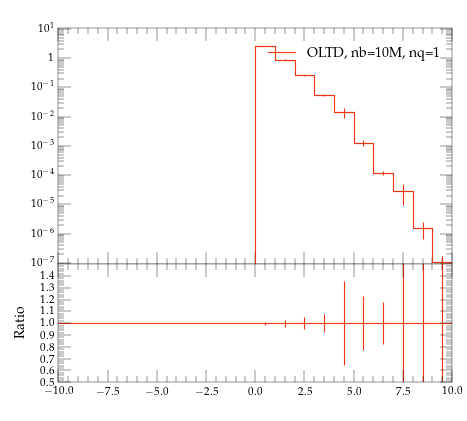

This figure's Python source:
#! /usr/bin/env python

# This Python script was auto-generated using YODA v2.0.0.
# Analysis object: /evtb/inc_bg_deta
# Timestamp: 13-04-2024 (01:44:13)

import matplotlib as mpl
import matplotlib.pyplot as plt
mpl.use('Agg') # comment out for interactive use
import os
import numpy as np

plotDir = os.path.split(os.path.realpath(__file__))[0]
if 'YODA_USER_PLOT_PATH' in globals():
    plot_outdir = globals()['YODA_USER_PLOT_PATH']
else:
    plot_outdir = plotDir

#plot style
plt.style.use(os.path.join(plotDir, '../default.mplstyle'))
# plot metadata
figW, figH = plt.rcParams['figure.figsize']
ax_xLabel = r''
ax_yLabel = r''
ax_title  = r''
ax_xScale = 'linear'
ax_yScale = 'log'
xLims = (-10.0, 10.0)
yLims = (9e-08, 11.0)

# TeX-friendly labels for the legend
labels = [ r"OLTD, nb=10M, nq=1" ]

# Create figure and axis objects
fig, (ax, ratio0_ax) = plt.subplots(2, 1, sharex=True,
                  figsize=(figW,figH), gridspec_kw={'height_ratios': (2, 1)})
ratio0_ax.yaxis.set_major_locator(mpl.ticker.MultipleLocator(0.1))
ratio0_ax.set_ylim(0.5, 1.4999)
ratio0_ax.set_ylabel('Ratio')

# LineColor map: curve index -> color
linecolors = {0: '#EE3311'}
# the numerical data is stored in a separate file
dataf = dict()
prefix = os.path.split(__file__)[0]
if prefix:    prefix = prefix + '/'
exec(open(prefix+'inc_bg_deta__data.py').read(), dataf)


legend_handles = [] # keep track of handles for the legend

# style options for curves
# starts at zorder>=5 to draw curve on top of legend
styles = {
  'curve0': {
    'color' : linecolors[0],
    'linestyle' : '-',
    'marker' : 'o',
    'zorder' : 5,
    'histstyle' : True,
  },
}
# curve from input yoda files in main panel
for label in dataf['yvals'].keys():
    if all(np.isnan(v) for v in dataf['yvals'][label]):
        continue
    tmp = None
    if styles[label]['histstyle']: # draw as histogram
        tmp, = ax.plot(dataf['xedges'], dataf['yedges'][label],
                       color=styles[label]['color'],
                       linestyle=styles[label]['linestyle'],
                       drawstyle='steps-pre', solid_joinstyle='miter',
                       zorder=styles[label]['zorder'], label=label)
        ax.errorbar(dataf['xpoints'], dataf['yvals'][label], color=styles[label]['color'],
                    xerr=dataf['xerrs'], yerr=[dataf['ydowns'][label], dataf['yups'][label]],
                    linestyle='none', zorder=styles[label]['zorder'])
    else: # draw as scatter
        tmp = ax.errorbar(dataf['xpoints'], dataf['yvals'][label],
                          xerr=dataf['xerrs'],
                          yerr=[ dataf['ydowns'][label],
                          dataf['yups'][label] ],
                          fmt=styles[label]['marker'],
                          ecolor=styles[label]['color'],
                          color=styles[label]['color'], zorder=2)
        tmp[-1][0].set_linestyle(styles[label]['linestyle'])
    legend_handles += [tmp]
    for varLabel in dataf['variation_yvals'].keys():
        if varLabel.startswith(label):
            tmp, = ax.plot(dataf['xedges'], dataf['variation_yvals'][varLabel],
                           color=styles[label]['color'],
                           linestyle=styles[label]['linestyle'],
                           drawstyle='steps-pre', solid_joinstyle='miter',
                           zorder=styles[label]['zorder'], alpha=0.5)


# plots on ratio panel
# curve from input yoda files in ratio panel
for label, yvals in dataf['ratio0_yvals'].items():
    if all(np.isnan(v) for v in yvals):
        continue
    if styles[label]['histstyle']: # plot as histogram
        ratio0_ax.plot(dataf['xedges'], yvals,
                       color=styles[label]['color'],
                       linestyle=styles[label]['linestyle'],
                       drawstyle='steps-pre', zorder=1,
                       solid_joinstyle='miter')
        ratio0_ax.vlines(dataf['xpoints'],
                         dataf['ratio0_ymin'][label],
                         dataf['ratio0_ymax'][label],
                         color=styles[label]['color'], zorder=1)
    else: # plot as scatter
        tmp = ratio0_ax.errorbar(dataf['xpoints'],
                                 yvals, xerr=dataf['xerrs'],
                                 yerr=dataf['ratio0_yerrs'][label],
                                 fmt=styles[label]['marker'],
                                 ecolor=styles[label]['color'],
                                 color=styles[label]['color'])
        tmp[-1][0].set_linestyle(styles[label]['linestyle'])

    for varlabel in dataf['ratio0_variation_vals'].keys():
        if varlabel.startswith(label):
            ratio0_ax.plot(dataf['xedges'],
                            dataf['ratio0_variation_vals'][varlabel],
                            color=styles[label]['color'],
                            linestyle=styles[label]['linestyle'],
                            drawstyle='steps-pre', solid_joinstyle='miter',
                            zorder=1, alpha=0.5)

legend_pos = (0.5, 0.97)
ax.legend(legend_handles, labels, loc='upper left', bbox_to_anchor=legend_pos)

# set plot metadata as defined above
ratio0_ax.set_xlabel(ax_xLabel)
ratio0_ax.xaxis.set_label_coords(1., -.15)
ax.set_ylabel(ax_yLabel, loc='top')
ax.set_title(ax_title, loc='left')
ax.set_xscale(ax_xScale)
ax.set_yscale(ax_yScale)
ax.set_xlim(xLims)
ax.set_ylim(yLims)

# tick formatting
plt.rcParams['xtick.top'] = True
plt.rcParams['ytick.right'] = True
ax.yaxis.set_major_locator(mpl.ticker.LogLocator(base=10.0, numticks=np.inf))
ax.yaxis.set_minor_locator(mpl.ticker.LogLocator(
                           base=10.0, subs=np.arange(0.1, 1, 0.1), numticks=np.inf))
fig.align_ylabels((ax, ratio0_ax))
plt.savefig(os.path.join(plot_outdir, 'inc_bg_deta.pdf'), format='PDF')
plt.savefig(os.path.join(plot_outdir, 'inc_bg_deta.png'), format='PNG')

plt.close(fig)
